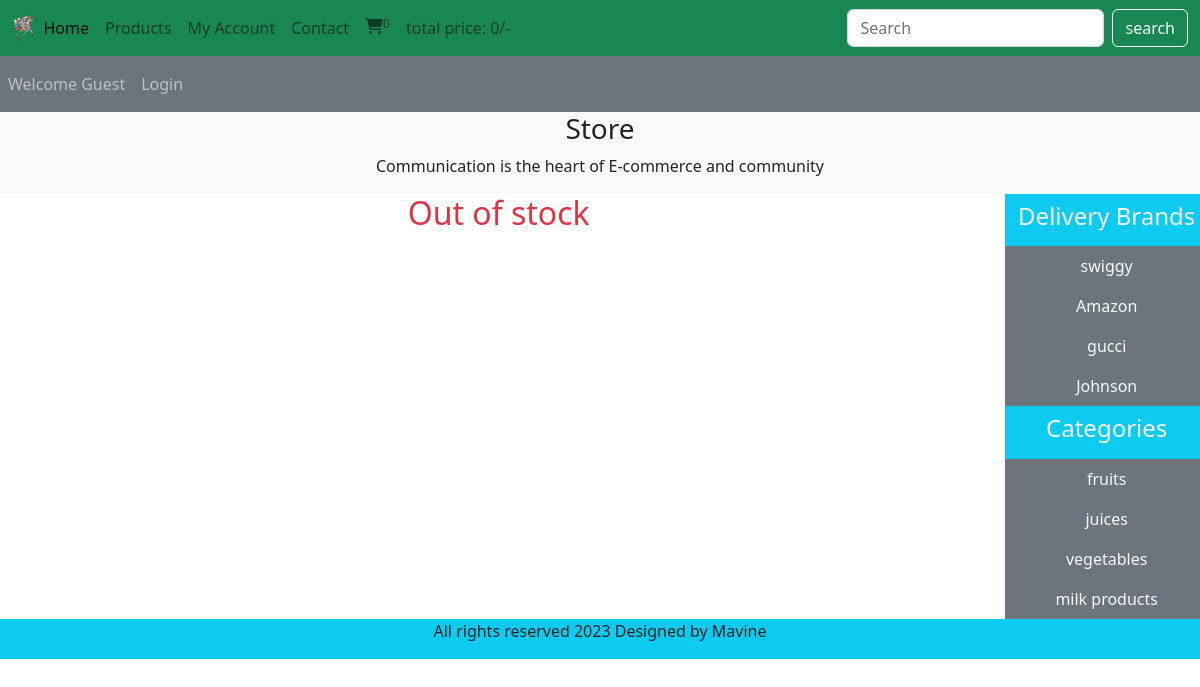
The app's page /index.php?brand=1 with its own data.
### tables this page shows
CREATE TABLE `brands` (
  `brand_id` int(11) NOT NULL,
  `brand_title` varchar(50) NOT NULL
);

CREATE TABLE `categories` (
  `Category_id` int(11) NOT NULL,
  `category_title` varchar(50) NOT NULL
);

### admin_area/functions/common_function.php (the view, shortened to what this page needs)
<?php
function get_unique_brands(){
  global $con;
  if(isset($_GET['brand'])){
    $brand_id=$_GET['brand'];
  $select_query="select * from products where brand_id=$brand_id";
    $result_query=mysqli_query($con,$select_query);
    $num_of_rows=mysqli_num_rows($result_query);
    if($num_of_rows==0){
      echo "<h2 class = 'text-center text-danger'>Out of stock</h2>";
    }
}
}
function getbrands(){
    global $con;
    $select_brands="select * from Brands";
      $result_brands=mysqli_query($con,$select_brands);
      while($row_data=mysqli_fetch_assoc($result_brands)){
        $brand_title=$row_data['brand_title'];
        $brand_id=$row_data['brand_id'];
        echo "<li class='nav-item '>
        <a href='index.php?brand=$brand_id' class='nav-link text-light'>$brand_title</a>
      </li>";
      }
}
function getcategories(){
  global $con;
  $select_category="select * from categories";
  $result_category=mysqli_query($con,$select_category);
  while($row_data=mysqli_fetch_assoc($result_category)){
    $category_title=$row_data['category_title'];
    $Category_id=$row_data['Category_id'];
    echo "<li class='nav-item '>
    <a href='index.php?category=$Category_id' class='nav-link text-light'>$category_title</a>
  </li>";
  }
}
function getIPAddress(){
   if(!empty($_SERVER['HTTP_CLIENT_IP'])) {
              $ip = $_SERVER['HTTP_CLIENT_IP'];
      }
  elseif (!empty($_SERVER['HTTP_X_FORWARDED_FOR'])) {
              $ip = $_SERVER['HTTP_X_FORWARDED_FOR'];
   }
  else{
           $ip = $_SERVER['REMOTE_ADDR'];
   }
   return $ip;
}
function cart_item(){
  if(isset($_GET['add_to_cart'])){
    global $con;
    $ip = getIPAddress();
    $select_query="select * from cart_details where ip_address='$ip'";
    $result_query=mysqli_query($con,$select_query);
    $count_cart_items=mysqli_num_rows($result_query);
   }else{
    global $con;
    $ip = getIPAddress();
    $select_query="select * from cart_details where ip_address='$ip'";
    $result_query=mysqli_query($con,$select_query);
    $count_cart_items=mysqli_num_rows($result_query);
  }
  echo $count_cart_items;
  }
  function total_cart_price(){
    $total_price=0;
    echo $total_price;
  }
?>

### style.css (style rules this page uses)
* { margin: 0; padding: 0; box-sizing: border-box; overflow-x:hidden; }

### index.php (style rules this page uses)
body { overflow-x:hidden; }

### records on screen
brands: brand_title "swiggy"
brands: brand_title "Amazon"
brands: brand_title "gucci"
brands: brand_title "Johnson"
categories: category_title "fruits"
categories: category_title "juices"
categories: category_title "vegetables"
categories: category_title "milk products"

### other values on screen
$count_cart_items "0"
$total_price "0"
